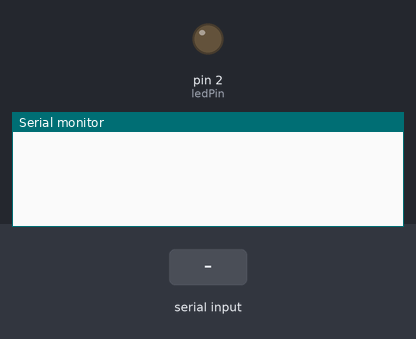
Bench run of a sketch on a simulated Arduino Uno, built with avr-gcc and run on an emulated ATmega328P. On the bench: output pins drawn as LEDs (lit = HIGH), the last lines printed to the serial monitor. Inputs (shaded band) come from the test bench.

Above: at 1.2 s.
1.3 s: "90,45\n" received over the second serial link
At 2.5 s:
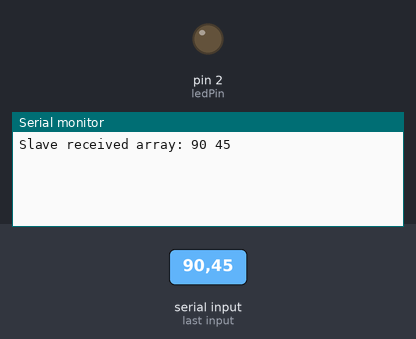
2.8 s: "30,150\n" received over the second serial link
At 3.2 s:
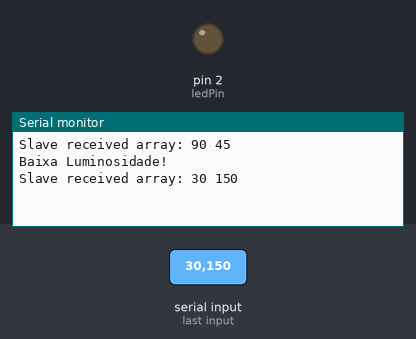
4.3 s: "1\n" received over the second serial link
At 5.6 s:
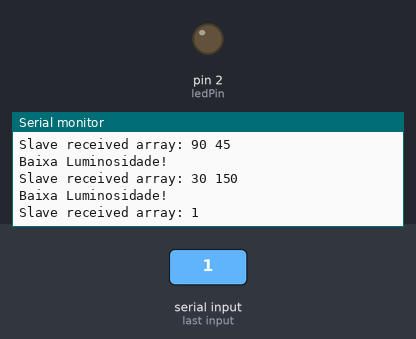

The sketch:

Escravo.ino
```cpp
#include <SoftwareSerial.h>

SoftwareSerial ArduinoSlave(10, 11);
#define ledPin 2

String receivedData;
int brilho = 0;

void setup() {
    Serial.begin(9600);
    ArduinoSlave.begin(9600);
    pinMode(ledPin, OUTPUT);
}

int parseArray(String data, int arr[]) {
    int index = 0;
    int startIndex = 0;

    // Percorre a string e separa os valores pela vírgula
    while (true) {
        int commaIndex = data.indexOf(',', startIndex);
        if (commaIndex == -1) { // Último elemento (sem vírgula)
            arr[index++] = data.substring(startIndex).toInt();
            break;
        }
        arr[index++] = data.substring(startIndex, commaIndex).toInt();
        startIndex = commaIndex + 1;
    }

    return index; // Retorna o número de elementos no array
}


void loop() {
    //     ledVal = map(intVal, 0, 1023, 0, 255);
    //     Serial.print("led value: ");
    //     Serial.println(ledVal);

     if (ArduinoSlave.available() > 0) {
        receivedData = ArduinoSlave.readStringUntil('\n'); // Lê a string até o final da linha
        int intArray[4]; // Array para armazenar os valores recebidos
        int arraySize = parseArray(receivedData, intArray);

        brilho = map(intArray[0], 0, 1023, 0, 255);;
        if (intArray[1] == 1){
          analogWrite(ledPin, 255);
        }
        else{
          if(brilho < 20){
            Serial.println("Baixa Luminosidade!");
          }
          analogWrite(ledPin, brilho);
        }

        // Exibe o array no Serial Monitor
        Serial.print("Slave received array: ");
        for (int i = 0; i < arraySize; i++) {
            Serial.print(intArray[i]);
            Serial.print(" ");
        }
        Serial.println();
    }
}

// void readMasterPort() {
//     while (ArduinoMaster.available()) {
//         delay(10);
//         if (ArduinoMaster.available() > 0) {
//             char c = ArduinoMaster.read(); // gets one byte from serial buffer
//             msg += c; // appends the character to msg string
//         }
//     }
//     ArduinoMaster.flush();
// }

// void convertMsgToCmd() {
//     if (msg.length() > 0) {
//         Serial.print("message length: ");
//         Serial.println(msg.length());

//         char carray1[6]; // array to hold the message for conversion
//         msg.toCharArray(carray1, sizeof(carray1));
//         intVal = atoi(carray1);

//         msg = ""; // clear the message for the next command
//     }
// }
```

Measured:
- after the input at 1.3 s, the serial monitor: prints a new line at once (image 1)
- after the input at 2.8 s, the serial monitor: prints a new line at once (image 2)
- after the input at 4.3 s, the serial monitor: prints a new line at once (image 3)
